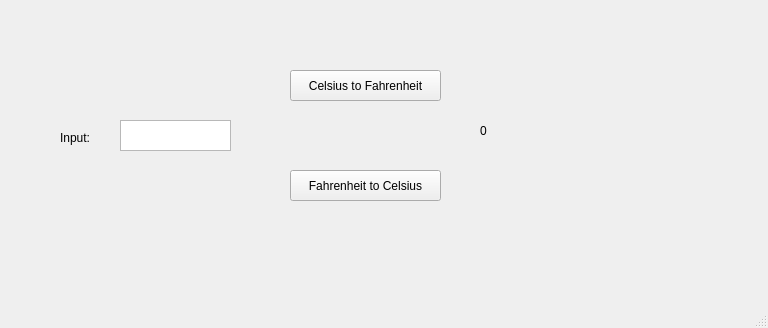
<?xml version="1.0" encoding="UTF-8"?>
<ui version="4.0">
 <class>MainWindow</class>
 <widget class="QMainWindow" name="MainWindow">
  <property name="geometry">
   <rect>
    <x>0</x>
    <y>0</y>
    <width>768</width>
    <height>328</height>
   </rect>
  </property>
  <property name="windowTitle">
   <string>MainWindow</string>
  </property>
  <widget class="QWidget" name="centralwidget">
   <widget class="QTextEdit" name="textEdit">
    <property name="geometry">
     <rect>
      <x>120</x>
      <y>120</y>
      <width>111</width>
      <height>31</height>
     </rect>
    </property>
   </widget>
   <widget class="QPushButton" name="pushButtonCtoF">
    <property name="geometry">
     <rect>
      <x>290</x>
      <y>70</y>
      <width>151</width>
      <height>31</height>
     </rect>
    </property>
    <property name="text">
     <string>Celsius to Fahrenheit</string>
    </property>
   </widget>
   <widget class="QPushButton" name="pushButtonFtoC">
    <property name="geometry">
     <rect>
      <x>290</x>
      <y>170</y>
      <width>151</width>
      <height>31</height>
     </rect>
    </property>
    <property name="text">
     <string>Fahrenheit to Celsius</string>
    </property>
   </widget>
   <widget class="QLabel" name="labeloutput">
    <property name="geometry">
     <rect>
      <x>480</x>
      <y>120</y>
      <width>91</width>
      <height>21</height>
     </rect>
    </property>
    <property name="text">
     <string>0</string>
    </property>
   </widget>
   <widget class="QLabel" name="label_2">
    <property name="geometry">
     <rect>
      <x>60</x>
      <y>130</y>
      <width>49</width>
      <height>16</height>
     </rect>
    </property>
    <property name="text">
     <string>Input:</string>
    </property>
   </widget>
  </widget>
  <widget class="QMenuBar" name="menubar">
   <property name="geometry">
    <rect>
     <x>0</x>
     <y>0</y>
     <width>768</width>
     <height>22</height>
    </rect>
   </property>
  </widget>
  <widget class="QStatusBar" name="statusbar"/>
 </widget>
 <resources/>
 <connections/>
</ui>
